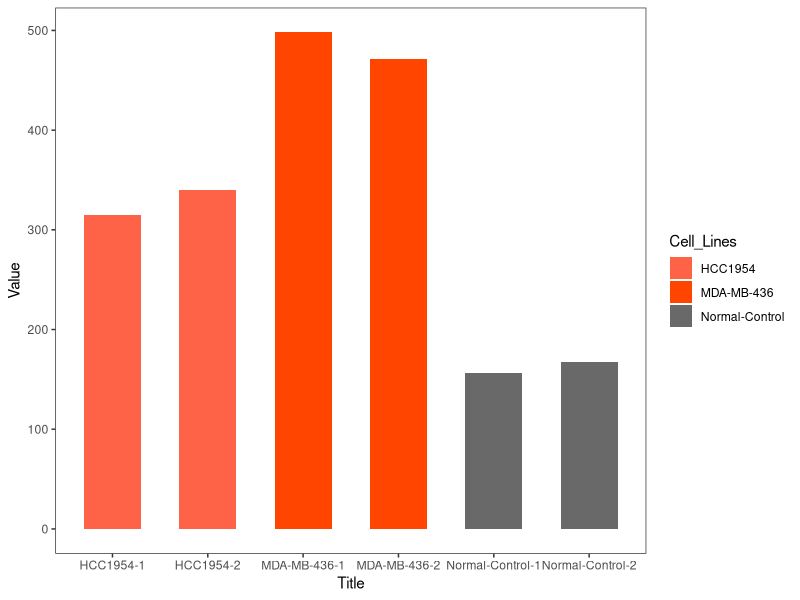

R code for this plot:
library(ggplot2)
cellline<- read.table("cellline.txt",header = T,sep="\t")

cellline$Group=factor(cellline$Title,
                     levels=c("Normal-Control-1","Normal-Control-2",
                              "MDA-MB-436-1","MDA-MB-436-2",
                              "HCC1954-1","HCC1954-2"))
col <- c('Tomato','OrangeRed','DimGray')

ggplot(cellline, aes(x=Title, y=Value,fill=Cell_Lines))+
         geom_bar(stat = "identity", width = 0.6, position = position_dodge(0.8))+
         theme_bw()+theme(panel.grid.major = element_blank(),panel.grid.minor = element_blank())+
         scale_fill_manual(values = col)
